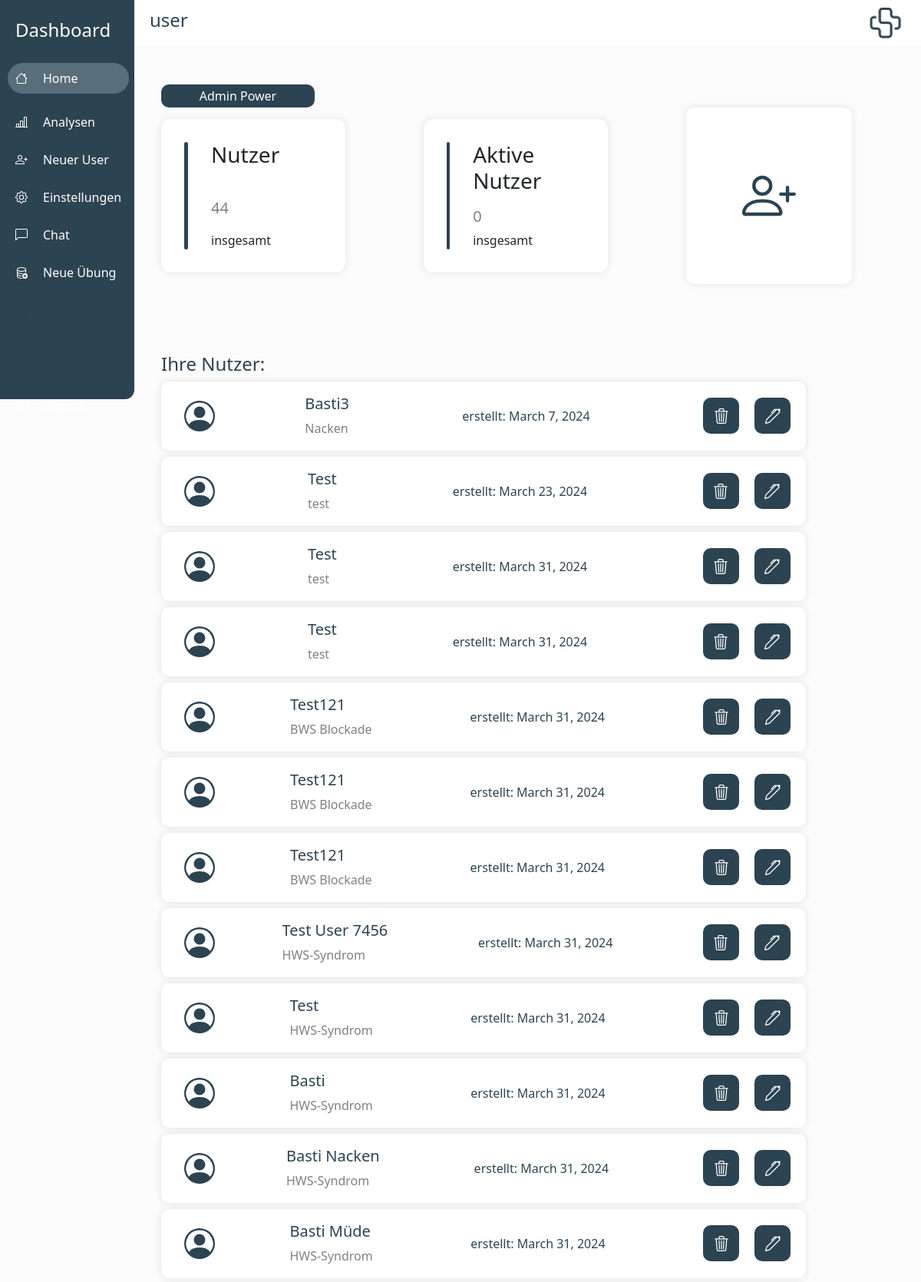
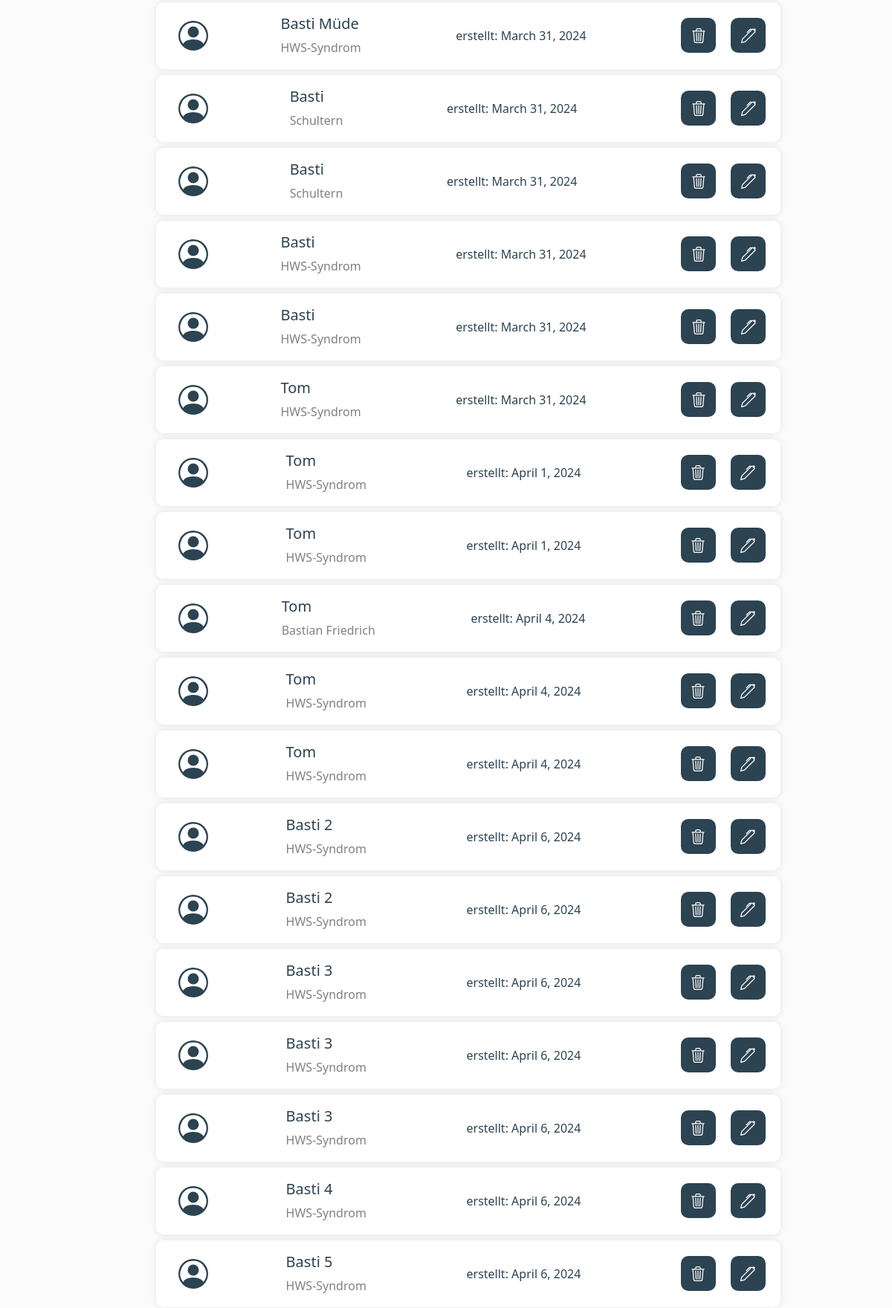
The app's page / (signed in, upper part) with its own data (2 pictures, top to bottom).
### laxout_app/models.py (models this page shows)
class LaxoutUser(models.Model):
    user_uid = models.CharField(max_length=420, default="")
    laxout_user_name = models.CharField(max_length=200, default="")
    laxout_credits = models.IntegerField(default=0)
    note = models.CharField(max_length=200, default="")
    creation_date = models.DateField(default= timezone.now())
    exercises = models.ManyToManyField(Laxout_Exercise)
    created_by = models.ForeignKey(User, on_delete=models.CASCADE)
    indexes = models.ManyToManyField(IndexesLaxoutUser)
    last_login = models.DateTimeField(default=timezone.datetime(2023, 11, 14))
    last_login_2 = models.DateTimeField(default = timezone.datetime(2023, 11, 14))
    coupons = models.ManyToManyField(Coupon)
    last_meet = models.DateField(default = timezone.datetime.today())
    instruction = models.CharField(default = "", max_length = 200)
    lax_tree_id = models.IntegerField(default = 0)
    water_drops_count = models.IntegerField(default = 0)
    instruction_in_int = models.IntegerField(default = 0)
    email_adress = models.CharField(default = "", max_length =40)
    admin_has_seen_chat = models.BooleanField(default = True)
    user_has_seen_chat = models.BooleanField(default = True)

### laxout_app/views.py (the view)
# urls.py: 2. Add a URL to urlpatterns:  path('', views.home, name='home')
@login_required(login_url="login")
def home(request):
    active_admin = models.UserProfile.objects.get(user=request.user)
    active_admin_user = active_admin.user
    print("Active Admin id{}".format(active_admin_user.is_superuser))
    users_filtert = LaxoutUser.objects.filter(created_by=request.user)
    user_amount = users_filtert.count()
    active_user_amount = 0
    for user in users_filtert:
        print(str(user.last_login_2.date) + "Last Login date")
        if days_between_today_and_date(user.last_login_2) < 14:
            active_user_amount += 1
    users = LaxoutUser.objects.all()
    user_list = []
    for user in users:
        if user.created_by == request.user:
            user_list.append(user)
    context = {
        "users": user_list,
        "user_amount": user_amount,
        "active_user_amount": active_user_amount,
        "is_superuser": active_admin_user.is_superuser,
    }
    return render(request, "laxout_app/home.html", context)

### laxout_app/views.py (called while the page is built)
def days_between_today_and_date(input_datetime):
    input_datetime = input_datetime.replace(tzinfo=None)  # Make it naive
    current_datetime = datetime.now()
    time_difference = current_datetime - input_datetime
    days_difference = time_difference.days
    return days_difference

### laxout_app/templates/laxout_app/home.html (shortened to what this page needs)
{%extends 'laxout_app/main.html'%}
{%load crispy_forms_tags%}
{%block praxisname%}
{{user.username}}
{%endblock praxisname%}
{%block additionalNavItem%}
{% if is_superuser %}
<div class="row-basti-addexercise" style="padding-left: 10px; margin-bottom: 25px;">
    <a href="/new-exercise/" style="padding-left: 20px; color: white; text-decoration: none;">Neue Übung </a>
</div>
{%endif%}
{%endblock additionalNavItem%}
{%block content%}
{% if is_superuser %}
<button class="special-button" style="background-color: rgb(44, 67, 81); margin-left: 30px; width: 200px;" onclick="fetchAdminPower()">
    Admin Power
</button>
{%endif%}
<body>
    <div class="row-basti" style="justify-content: space-between; padding-left: 30px; padding-right: 90px;">
        <div class="analyse-container">
            <div style="height: 140px; width: 5px; background-color: rgb(44, 67, 81); border-radius: 10px;">
            </div>
            <div class="analyse-column">
                <h3>Nutzer</h3>
                <div style="font-size: 20px; color: grey;"> {{user_amount}} </div>
                <div style="flex-direction: row; display: flex; justify-content: space-around; align-items: center;">
                    insgesamt
                </div>
            </div>
        </div>
        <div class="analyse-container">
            <div style="height: 140px; width: 5px; background-color: rgb(44, 67, 81); border-radius: 10px;"></div>
            <div class="analyse-column">
                <h3>Aktive Nutzer</h3>
                <div style="font-size: 20px; color: grey;"> {{active_user_amount}} </div>
                <div style="flex-direction: row; display: flex; justify-content: space-around; align-items: center;">
                    insgesamt
                </div>
            </div>
        </div>
        <div class="home-item" style="align-items: center; display: flex; justify-content: center;">
            <button style="background: none; border: none;" onclick="create_user()">
                <div>
                </div>
            </button>
        </div>
    </div>
    <div style=" padding-left: 30px; padding-right: 30px; padding-top: 60px; background:none; height: 600px;">
        <h4 style="color: rgb(44, 67, 81);">
            Ihre Nutzer:
        </h4>
        {% for user in users%}
        <div class="user-item" style="justify-items: center; justify-content: space-between;">
            <div style="padding-left: 30px; ">
            </div>
            <div style="padding-right: 30px;">
                <h5 style="color: rgb(44, 67, 81);">
                    {{user.laxout_user_name}}
                </h5>
                <div style="color: grey;">{{user.note}}</div>
            </div>
            <div style="padding-right: 30px;color: rgb(44, 67, 81);">
                erstellt: {{user.creation_date}}
            </div>
            <div style="flex-direction: row; display: flex;">
                <button class="delete-button"
                    style="display: flex; justify-items: center; justify-content: center; align-items: center; width: 70; font-size: 16px;"
                    onclick="delete_user('{{user.id}}')">
                </button>
                <button class="delete-button"
                    style="display: flex; justify-items: center; justify-content: center; align-items: center; width: 70; font-size: 16px;"
                    onclick="edit_user('{{user.id}}')">
                </button>
            </div>
        </div>
        {%endfor%}
    </div>
</body>
{%endblock content%}

### laxout_app/templates/laxout_app/main.html (style rules this page uses)
body { background-color: rgb(251, 251, 251) !important; margin: 0px; }
.row-basti { justify-content: start; flex-direction: row; align-items: center; display: flex; }
.row-basti-addexercise { justify-content: start; flex-direction: row; align-items: center; display: flex; }
.special-button { border-radius: 10px; border: none; background-color: rgb(167, 228, 233); height: 30px; width: 90px; color: white; cursor: pointer; }
.home-item { height: 230px; background-color: white; border-radius: 10px; width: 18vw; color: black; box-shadow: 0 0 10px rgba(0, 0, 0, 0.1); }
.user-item { height: 90px; background-color: white; margin-top: 8px; margin-bottom: 8px; border-radius: 10px; width: 70vw; color: black; box-shadow: 0 0 10px rgba(0, 0, 0, 0.1); flex-direction: row; display: flex; justify-content: center; align-items: center; }
.delete-button { height: 47px; width: 47px; background-color: rgb(44, 67, 81); color: white; font-size: 30px; border-radius: 10px; cursor: pointer; border: none; margin-right: 20px; transition: transform 0.3s ease-in-out; }

### laxout_app/templates/laxout_app/home.html (style rules this page uses)
.analyse-container { border-radius: 13px; background-color: white; width: 20vw; height: 200px; padding: 30px; justify-content: start; flex-direction: row; display: flex; box-shadow: 0 0 10px rgba(0, 0, 0, 0.1); }
.analyse-column { justify-content: space-between; align-items: start; justify-items: start; flex-direction: column; padding-left: 30px; display: flex; }

### records on screen
LaxoutUser: laxout_user_name "Basti3", note "Nacken", creation_date "March 7, 2024"
LaxoutUser: laxout_user_name "Test", note "test", creation_date "March 23, 2024"
LaxoutUser: laxout_user_name "Test", note "test", creation_date "March 31, 2024"
LaxoutUser: laxout_user_name "Test", note "test", creation_date "March 31, 2024"
LaxoutUser: laxout_user_name "Test121", note "BWS Blockade", creation_date "March 31, 2024"
LaxoutUser: laxout_user_name "Test121", note "BWS Blockade", creation_date "March 31, 2024"
LaxoutUser: laxout_user_name "Test121", note "BWS Blockade", creation_date "March 31, 2024", {{ user.id }} 7 (drawn)
LaxoutUser: laxout_user_name "Test User 7456", note "HWS-Syndrom", creation_date "March 31, 2024"
LaxoutUser: laxout_user_name "Test", note "HWS-Syndrom", creation_date "March 31, 2024"
LaxoutUser: laxout_user_name "Basti", note "HWS-Syndrom", creation_date "March 31, 2024"
LaxoutUser: laxout_user_name "Basti Nacken", note "HWS-Syndrom", creation_date "March 31, 2024"
LaxoutUser: laxout_user_name "Basti Müde", note "HWS-Syndrom", creation_date "March 31, 2024"
LaxoutUser: laxout_user_name "Basti Müde", note "HWS-Syndrom", creation_date "March 31, 2024"
LaxoutUser: laxout_user_name "Basti", note "Schultern", creation_date "March 31, 2024"
LaxoutUser: laxout_user_name "Basti", note "Schultern", creation_date "March 31, 2024"
LaxoutUser: laxout_user_name "Basti", note "HWS-Syndrom", creation_date "March 31, 2024"
LaxoutUser: laxout_user_name "Basti", note "HWS-Syndrom", creation_date "March 31, 2024"
LaxoutUser: laxout_user_name "Tom", note "HWS-Syndrom", creation_date "March 31, 2024"
LaxoutUser: laxout_user_name "Tom", note "HWS-Syndrom", creation_date "April 1, 2024"
LaxoutUser: laxout_user_name "Tom", note "HWS-Syndrom", creation_date "April 1, 2024"
LaxoutUser: laxout_user_name "Tom", note "Bastian Friedrich", creation_date "April 4, 2024"
LaxoutUser: laxout_user_name "Tom", note "HWS-Syndrom", creation_date "April 4, 2024"
LaxoutUser: laxout_user_name "Tom", note "HWS-Syndrom", creation_date "April 4, 2024"
LaxoutUser: laxout_user_name "Basti 2", note "HWS-Syndrom", creation_date "April 6, 2024"
LaxoutUser: laxout_user_name "Basti 2", note "HWS-Syndrom", creation_date "April 6, 2024"
LaxoutUser: laxout_user_name "Basti 3", note "HWS-Syndrom", creation_date "April 6, 2024"
LaxoutUser: laxout_user_name "Basti 3", note "HWS-Syndrom", creation_date "April 6, 2024"
LaxoutUser: laxout_user_name "Basti 3", note "HWS-Syndrom", creation_date "April 6, 2024"
LaxoutUser: laxout_user_name "Basti 4", note "HWS-Syndrom", creation_date "April 6, 2024"
LaxoutUser: laxout_user_name "Basti 5", note "HWS-Syndrom", creation_date "April 6, 2024"

### other values on screen
{{ user.username }} "user"
{{ user_amount }} "44"
{{ active_user_amount }} "0"
